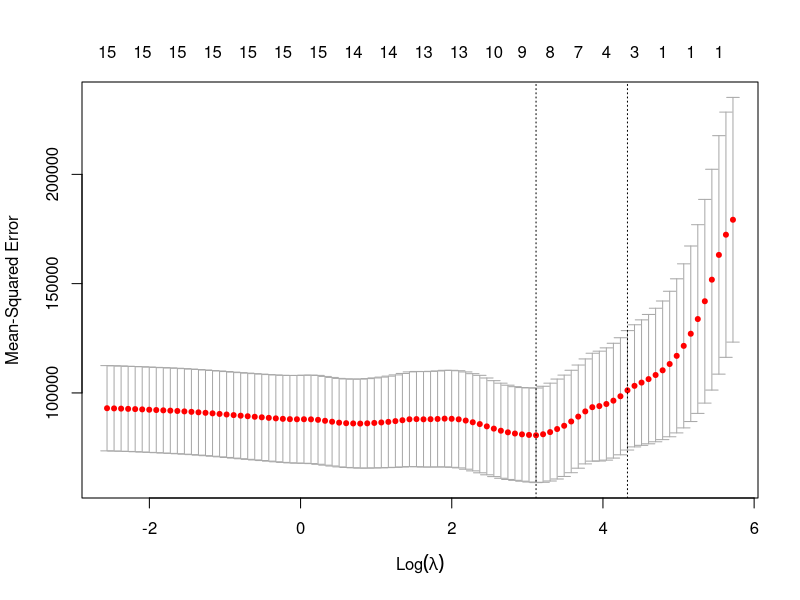

The R source for this figure:
data <- read.table("uscrime.txt", header=TRUE)
print(head(data))

set.seed(123)
n <- nrow(data)
train_idx <- sample(1:n, size=round(n*0.7), replace = FALSE)
train <- data[train_idx,]
test <- data[-train_idx,]

model1 <- glm(Crime~., data=train)
summary(model1)
pred <- predict(model1, test)
print(pred)

#print(test[,16] - pred)
squared_err = sum((test[,16] - pred)^2)

keep <- c(1, 3, 14, 15, 16)

model2 <- glm(Crime~., data=train[,keep])
summary(model2)
pred2 <- predict(model2, test[,keep])
print(pred2)
squared_err = sum((test[,16] - pred2)^2)

# Lasso
library(glmnet)
lasso <- cv.glmnet(as.matrix(train[,1:15]), as.matrix(train[,16]),
                   alpha=1, standardize = TRUE)

print(lasso$lambda.min)
plot(lasso)
best_lambda <- lasso$lambda.min
best_lasso <- glmnet(as.matrix(train), as.matrix(train[,16]),
                   alpha=1, standardize = TRUE, lambda = best_lambda)
coef(lasso)
pred3 <- predict(best_lasso, as.matrix(test))
print(pred3)
squared_err = sum((test[,16] - pred3)^2)

#Elastic net
library(tidyverse)
library(caret)
elastic <- train(Crime ~., data = train, method = "glmnet",
  trControl = trainControl("cv", number = 10), tuneLength = 50)
print(elastic$bestTune)
coef(elastic$finalModel, elastic$bestTune$lambda)
print(elastic)
pred4 <- elastic%>%predict(test)
squared_err = sum((test[,16] - pred4)^2)
